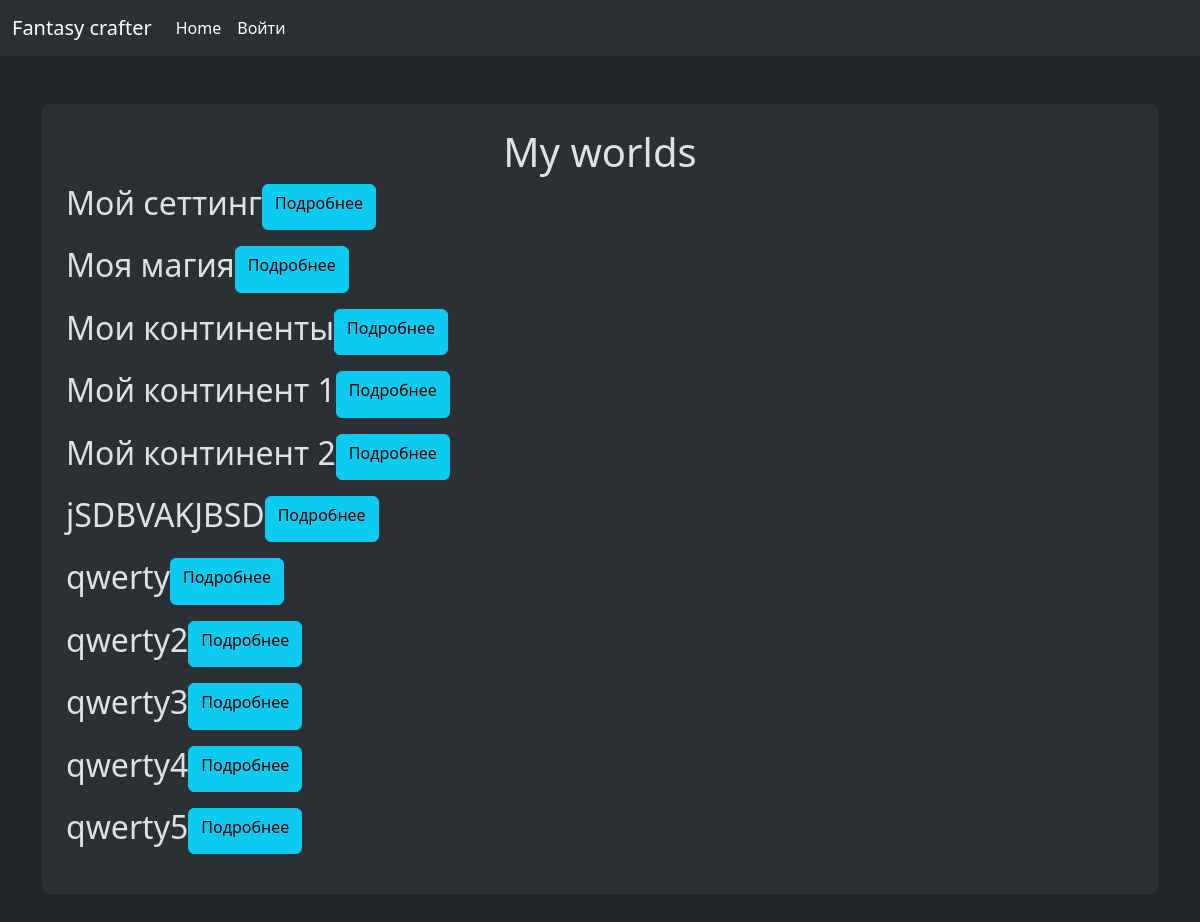
The app's page /, older data.
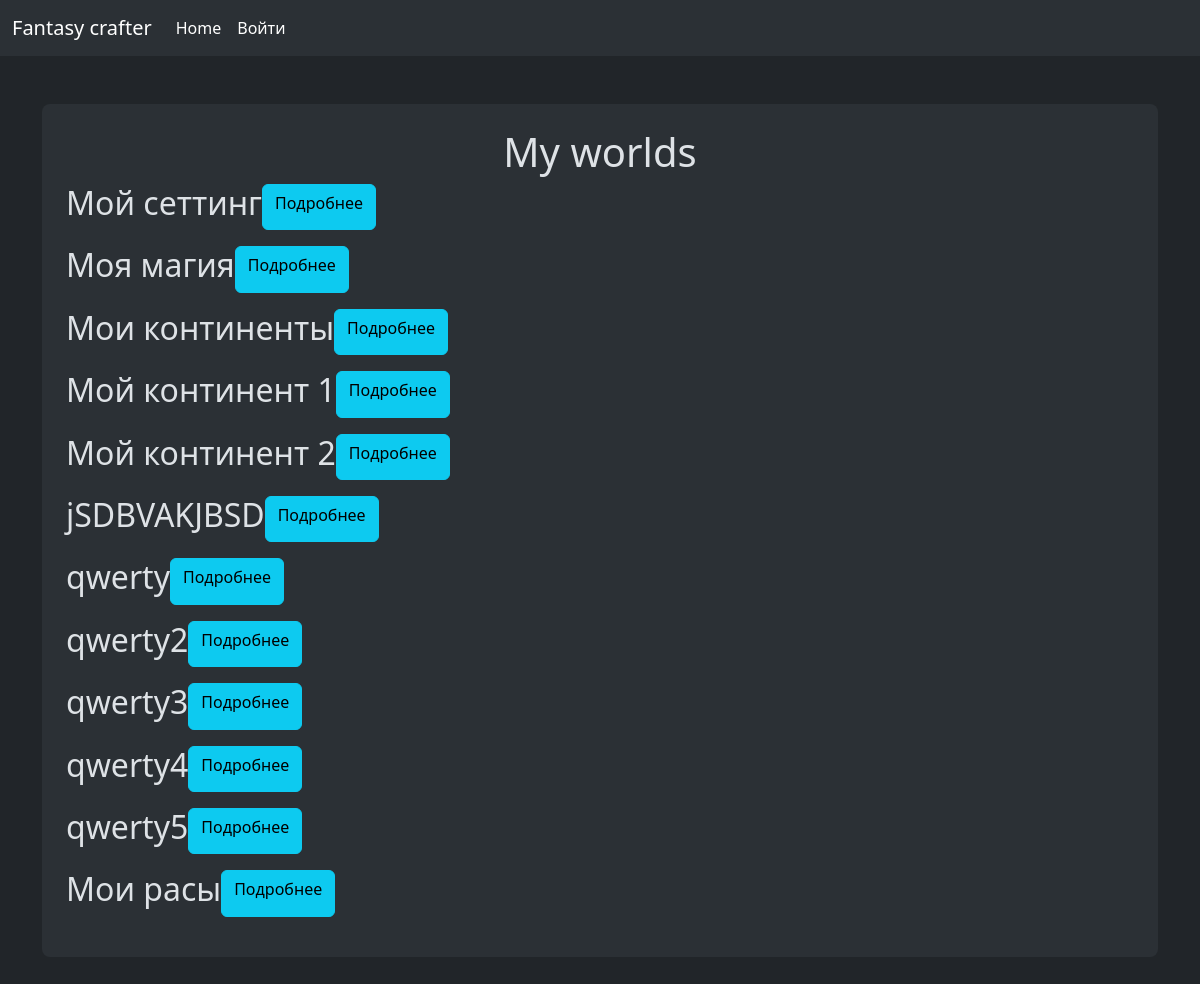
The same page, newer data.
### node_manager/models.py (models this page shows)
class Nodes(models.Model):
    name = models.CharField(max_length=200)
    access_mode = models.ForeignKey(AccessModes, null=False, blank=False, on_delete=models.DO_NOTHING)
    owner = models.ForeignKey(User, null=False, blank=False, on_delete=models.DO_NOTHING, related_name='node_owner') # TODO: make "if owner changes" logic
    creator = models.ForeignKey(User, null=False, blank=False, on_delete=models.DO_NOTHING, related_name='node_creator') # TODO: make "if creator deleted" logic
    parent = models.ForeignKey('self', null=True, blank=True, on_delete=models.SET_NULL)
    level = models.IntegerField(default=0, null=False, blank=False)
    root_parent = models.ForeignKey('self', null=True, blank=True, on_delete=models.DO_NOTHING, related_name='root')
    class Meta:
        unique_together= (('name', 'creator'))

### node_manager/views.py (the view)
# urls.py: 2. Add a URL to urlpatterns:  path('', views.home, name='home')
def home(request):
    nodes = Nodes.objects.all()
    return render(request, "home.html", {"nodes": nodes})

### node_manager/templates/home.html
{% extends 'base_layout.html' %}
{% block content %}
    <div class="container my-5">
        <div class="p-4 text-center bg-body-tertiary rounded-3">
            <h1>My worlds</h1>
            {% for node in nodes %}
            <div class="mb-3 d-flex g-2">
                <h2>{{ node.name }}</h2>
                <a class="btn btn-info" href="{% url 'node_manager:show_node_tree' node.id %}">Подробнее</a>
            </div>
            {% endfor %}
        </div>
    </div>
{% endblock %}

Row changes from the older to the newer data that the page shows:
added Nodes: name "Мои расы"
